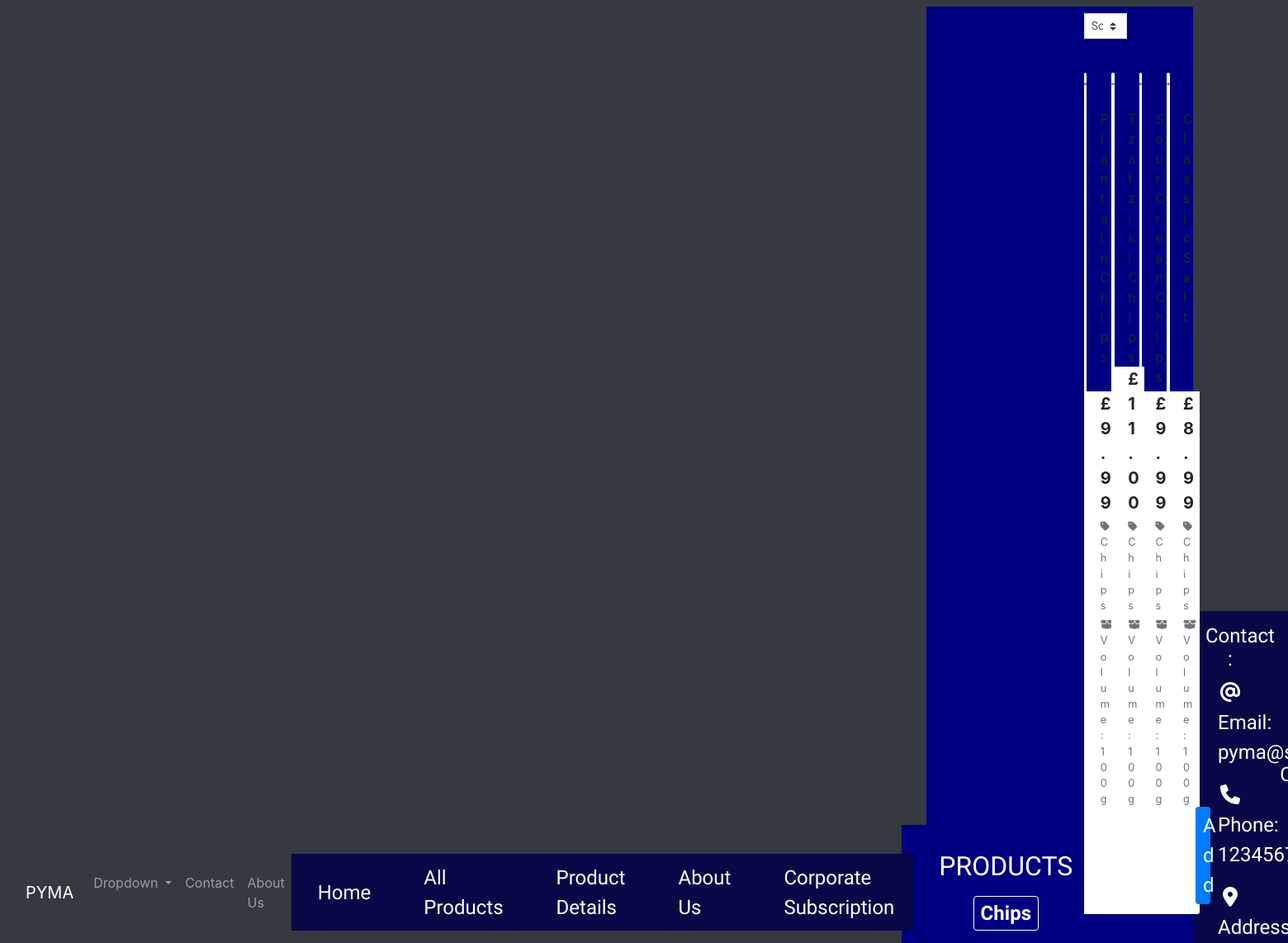
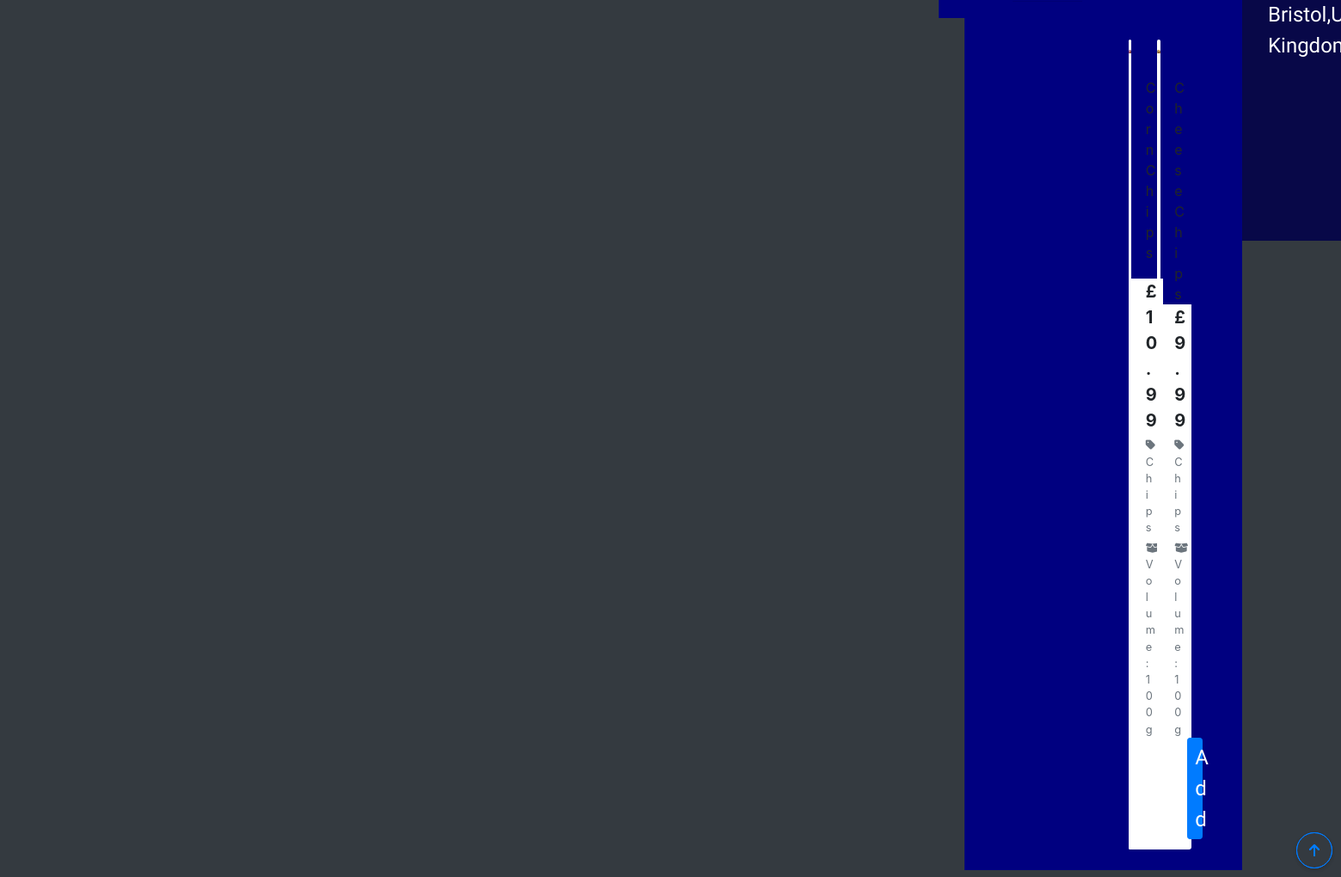
The app's page /products/?category=chips with its own data (2 pictures, top to bottom).
### products/models.py (models this page shows, shortened)
class Category(models.Model):
    class Meta:
        verbose_name_plural = 'Categories'
    name = models.CharField(max_length=254)
    friendly_name = models.CharField(max_length=254, null=True, blank=True)

class Product(models.Model):
    category = models.ForeignKey(
        'Category', null=True, blank=True, on_delete=models.SET_NULL)
    sku = models.CharField(max_length=254, null=True, blank=True)
    name = models.CharField(max_length=254)
    description = models.TextField()
    volume = models.CharField(max_length=20)
    price = models.DecimalField(max_digits=6, decimal_places=2)
    image_url = models.URLField(max_length=1024, null=True, blank=True)
    image = models.ImageField(null=True, blank=True)

### products/views.py (the view, shortened to what this page needs)
# urls.py: path('', views.all_products, name='products'),
def all_products(request):
    products = Product.objects.all()
    query = None
    categories = None
    sort = None
    direction = None
    if request.GET:
        if 'category' in request.GET:
            categories = request.GET['category'].split(',')
            products = products.filter(category__name__in=categories)
            categories = Category.objects.filter(name__in=categories)
    current_sorting = f'{sort}_{direction}'
    context = {
        'products': products,
        'search_term': query,
        'current_categories': categories,
        'current_sorting': current_sorting,
    }
    return render(request, 'products/products.html', context)

### bag/contexts.py (called while the page is built, shortened)
def bag_contents(request):
    bag_items = []
    total = 0
    product_count = 0
    bag = request.session.get('bag', {})
    if total < settings.FREE_DELIVERY_THRESHOLD:
        delivery = total * Decimal(settings.STANDARD_DELIVERY_PERCENTAGE / 100)
        free_delivery_delta = settings.FREE_DELIVERY_THRESHOLD - total
    else:
        delivery = 0
        free_delivery_delta = 0
    grand_total = delivery + total
    context = {
        'bag_items': bag_items,
        'total': total,
        'product_count': product_count,
        'delivery': delivery,
        'free_delivery_delta': free_delivery_delta,
        'free_delivery_threshold': settings.FREE_DELIVERY_THRESHOLD,
        'grand_total': grand_total,
    }
    return context

### products/templates/products/products.html (shortened to what this page needs)
{% extends "base.html" %}
{% load static %}
{% block page_header %}
<div class="container-fluid header-container bg-navyblue">
</div>
{% endblock %}
{% block content %}
<div class="container-fluid bg-navyblue">
    <div class="row pt-3">
        <div class="col text-center">
            <h2 class="logo-font text-center text-white rubik">Products</h2>
            {% for c in current_categories %}
            <a class="category-badge text-decoration-none" href="#">
                <span class="p-2 mt-2 badge badge-white text-white rounded-5
                border border-white nanumpen">{{ c.friendly_name }}</span>
            </a>
            {% endfor %}
            <hr class="w-50 mb-1">
        </div>
    </div>
    <div class="row">
        <div class="product-container col-10 offset-1">
            <div class="row mt-1 mb-2 pb-3">
                <div class="col-12 order-md-first d-flex my-auto" style="max-width: 300px;">
                    <div class="sort-select-wrapper w-50 nanumpen" style="color: blue;">
                        <select id="sort-selector"
                            class="custom-select custom-select-sm rounded-0 border border-{% if current_sorting != 'None_None' %}info{% else %}black{% endif %}">
                            <option value="reset" {% if current_sorting == 'None_None' %}selected{% endif %}>Sort by...
                            </option>
                        </select>
                    </div>
                </div>
            </div>
            <div class="row pt-3 pb-4">
                {% for product in products %}
                <div class="col-sm-6 col-md-6 col-lg-4 col-xl-3">
                    <div class="card h-100 border-0">
                        {% if product.image %}
                        <a href="{% url 'product_display' product.id %}">
                            <img class="card-img-top img-fluid" src="{{ product.image.url }}" alt="{{ product.name }}">
                        </a>
                        {% else %}
                        <a href="{% url 'product_display' product.id %}">
                            <img class="card-img-top img-fluid" src="{{ MEDIA_URL }}noimage.png"
                                alt="{{ product.name }}">
                        </a>
                        {% endif %}
                        <div class="card-body pb-0">
                            <p class="mb-0">{{ product.name }}</p>
                        </div>
                        <div class="card-footer bg-white pt-0 border-0 text-left">
                            <div class="row">
                                <div class="col">
                                    <p class="lead mb-0 text-left font-weight-bold">£{{ product.price }}</p>
                                    {% if product.category %}
                                    <p class="small mt-1 mb-0">
                                        <a class="text-muted"
                                            href="{% url 'products' %}?category={{ product.category.name }}">
                                            <i class="fas fa-tag mr-1"></i>{{ product.category.friendly_name }}
                                        </a>
                                    </p>
                                    <p class="small mt-1 mb-0 text-muted">
                                        <i class="fa-solid fa-box-open"></i> Volume: {{ product.volume }}
                                    </p>
                                    {% endif %}
                                    <div class="col-12">
                                        <button type="button" class="btn btn-sm btn-block btn-primary nanumpen">Add</button>
                                    </div>
                                </div>
                            </div>
                        </div>
                    </div>
                </div>
                {% if forloop.counter|divisibleby:4 %}
                <div class="col-12 d-none d-xl-block mb-5">
                    <hr>
                </div>
                {% endif %}
                {% endfor %}
            </div>
        </div>
    </div>
</div>
<div class="btt-button shadow-sm rounded-circle border border-primary">
    <a class="btt-link d-flex h-100">
        <i class="fas fa-arrow-up text-primary mx-auto my-auto"></i>
    </a>
</div>
{% endblock %}

### static/css/base.css (style rules this page uses)
html { height: 100%; }
.nanumpen { font-family: 'Nanum Pen Script', cursive; font-size: x-large; }
.rubik { font-family: 'Rubik Moonrocks', sans-serif; }
.bg-navyblue { background-color: navy; }
.logo-font { text-transform: uppercase; }
hr { width: 5px; color: #ffffff; }
.btt-button { height: 42px; width: 42px; position: fixed; bottom: 10px; right: 10px; }
.btt-link, .update-link, .remove-item { cursor: pointer; }
@media (min-width: 992px) { .header-container { padding-top: 164px; } }

### records on screen
Category: friendly_name "Chips"
Product: image (picture), name "Plantain Chips", price "9.99", category.friendly_name "Chips", volume "100g"
Product: image (picture), name "Tzatziki Chips", price "11.00", category.friendly_name "Chips", volume "100g"
Product: image (picture), name "Sour Cream Chips", price "9.99", category.friendly_name "Chips", volume "100g"
Product: image (picture), name "Classic Salt", price "8.99", category.friendly_name "Chips", volume "100g"
Product: image (picture), name "Corn Chips", price "10.99", category.friendly_name "Chips", volume "100g"
Product: image (picture), name "Cheese Chips", price "9.99", category.friendly_name "Chips", volume "100g"
